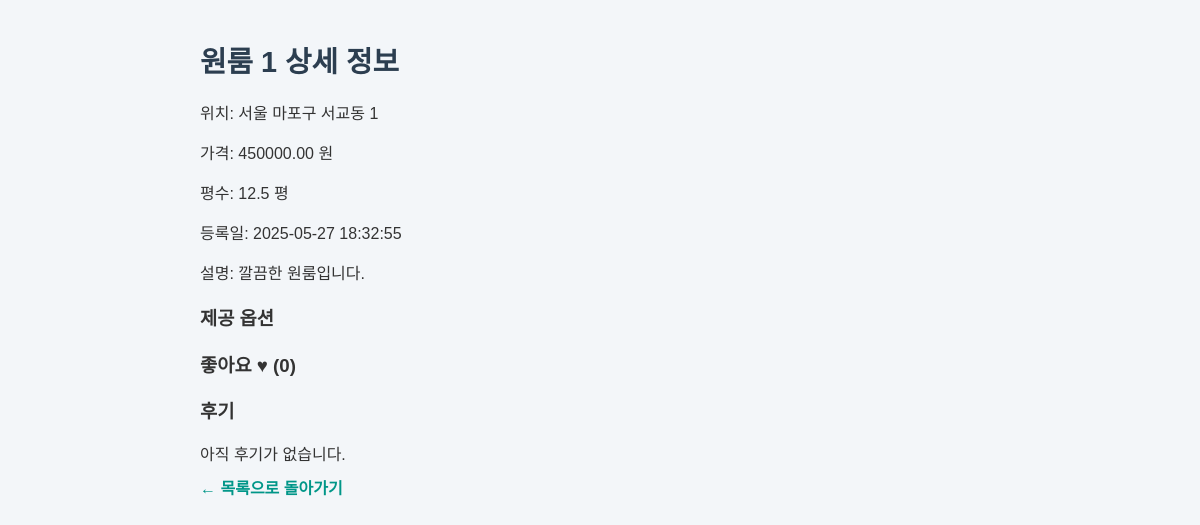
The page /room_detail.php?room_id=1 on the database as committed earlier.
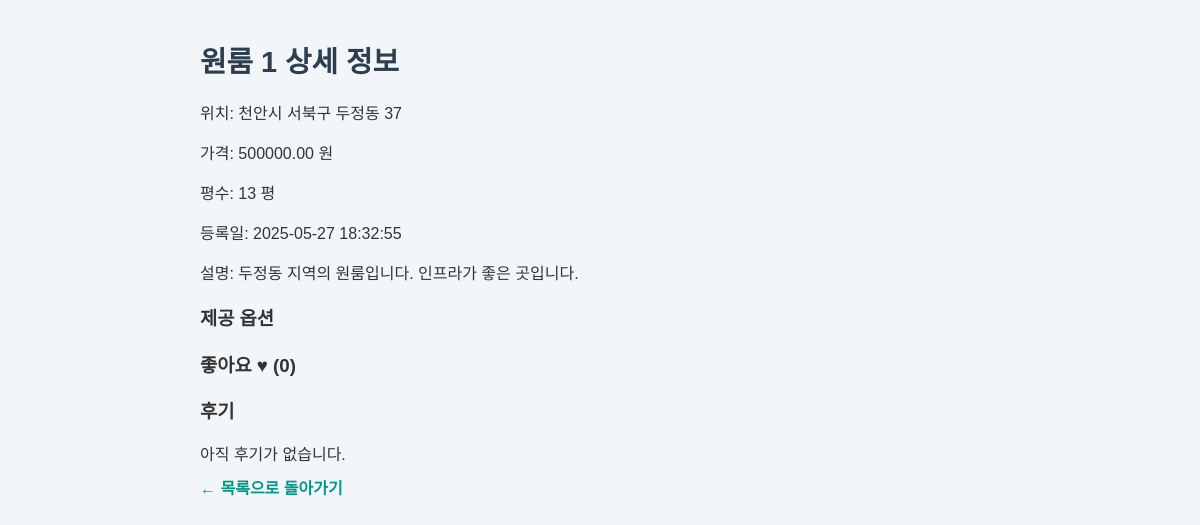
The same page on the database as committed later.
### tables this page shows
CREATE TABLE Room (
    room_id INT AUTO_INCREMENT PRIMARY KEY,                      
    user_id INT NOT NULL,                                        
    room_name VARCHAR(100) NOT NULL,                             
    location VARCHAR(255),                                       
    price DECIMAL(10, 2),                                        
    size FLOAT,                                                  
    image_path TEXT,                                             
    created_at DATETIME DEFAULT CURRENT_TIMESTAMP,               
    description TEXT,                                            
    FOREIGN KEY (user_id) REFERENCES User(user_id) ON DELETE CASCADE  
);

### room_detail.php (the view, shortened to what this page needs)
<?php
include 'db.php';
$room_id = $_GET['room_id'] ?? null;
$sql = "SELECT * FROM Room WHERE room_id = ?";
$stmt = $conn->prepare($sql);
$stmt->bind_param("i", $room_id);
$stmt->execute();
$result = $stmt->get_result();
$Room = $result->fetch_assoc();
$sql = "SELECT u.name, r.rating, r.content, r.created_at FROM Review r JOIN User u ON r.user_id = u.user_id WHERE r.room_id = ? ORDER BY r.created_at DESC";
$review_stmt = $conn->prepare($sql);
$review_stmt->bind_param("i", $room_id);
$review_stmt->execute();
$reviews = $review_stmt->get_result();
$sql = "SELECT COUNT(*) as like_count FROM Likes WHERE room_id = ?";
$stmt = $conn->prepare($sql);
$stmt->bind_param("i", $room_id);
$stmt->execute();
$like_count = $stmt->get_result()->fetch_assoc()['like_count'];
?>
<!DOCTYPE html>
<html lang="ko">
<head>
    <link rel="stylesheet" href="css/room_detail.css">
</head>
<body>
<h1><?= htmlspecialchars($Room['room_name']) ?> 상세 정보</h1>
<p>위치: <?= htmlspecialchars($Room['location']) ?></p>
<p>가격: <?= htmlspecialchars($Room['price']) ?> 원</p>
<p>평수: <?= htmlspecialchars($Room['size']) ?> 평</p>
<p>등록일: <?= htmlspecialchars($Room['created_at']) ?></p>
<p>설명: <?= nl2br(htmlspecialchars($Room['description'])) ?></p>
<h3>제공 옵션</h3>
<h3>좋아요 ♥ (<?= $like_count ?>)</h3>
<h3>후기</h3>
<?php if ($reviews->num_rows > 0): ?>
    <?php while ($r = $reviews->fetch_assoc()): ?>
        <div>
            <strong><?= htmlspecialchars($r['name']) ?></strong> (<?= $r['rating'] ?>/5)<br>
            <small><?= $r['created_at'] ?></small><br>
            <p><?= nl2br(htmlspecialchars($r['content'])) ?></p>
            <hr>
        </div>
    <?php endwhile; ?>
<?php else: ?>
    <p>아직 후기가 없습니다.</p>
<?php endif; ?>
<a href="rooms_list.php">← 목록으로 돌아가기</a>
</body>
</html>

### css/room_detail.css (style rules this page uses)
body { font-family: 'Noto Sans KR', sans-serif; background-color: #f3f6f9; color: #333; padding: 20px; max-width: 800px; margin: 0 auto; }
h1 { font-size: 1.8rem; color: #2c3e50; margin-bottom: 20px; }
p { margin-bottom: 10px; }
a { color: #009688; text-decoration: none; font-weight: 600; }

Rows that differ between the two databases and show on the page:
changed room "원룸 1": location "서울 마포구 서교동 1" → "천안시 서북구 두정동 37"; price "450000.00" → "500000.00"; size "12.5" → "13"; description "깔끔한 원룸입니다." → "두정동 지역의 원룸입니다. 인프라가 좋은 곳입니다."
